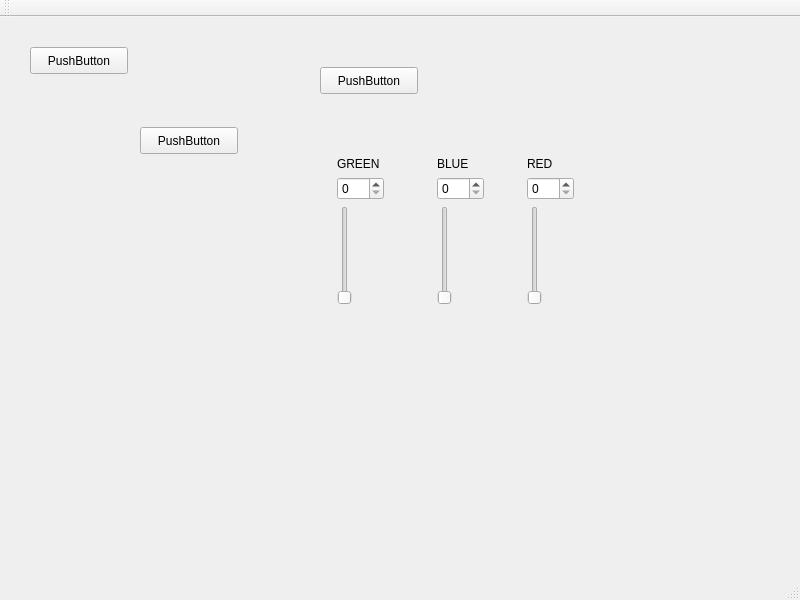
<?xml version="1.0" encoding="UTF-8"?>
<ui version="4.0">
 <class>MainWindow</class>
 <widget class="QMainWindow" name="MainWindow">
  <property name="geometry">
   <rect>
    <x>0</x>
    <y>0</y>
    <width>800</width>
    <height>600</height>
   </rect>
  </property>
  <property name="windowTitle">
   <string>Josh Test Window</string>
  </property>
  <widget class="QWidget" name="centralwidget">
   <widget class="QPushButton" name="pushButton">
    <property name="geometry">
     <rect>
      <x>30</x>
      <y>30</y>
      <width>98</width>
      <height>27</height>
     </rect>
    </property>
    <property name="text">
     <string>PushButton</string>
    </property>
   </widget>
   <widget class="QPushButton" name="pushButton_2">
    <property name="geometry">
     <rect>
      <x>140</x>
      <y>110</y>
      <width>98</width>
      <height>27</height>
     </rect>
    </property>
    <property name="text">
     <string>PushButton</string>
    </property>
   </widget>
   <widget class="QPushButton" name="pushButton_3">
    <property name="geometry">
     <rect>
      <x>320</x>
      <y>50</y>
      <width>98</width>
      <height>27</height>
     </rect>
    </property>
    <property name="text">
     <string>PushButton</string>
    </property>
   </widget>
   <widget class="QWidget" name="layoutWidget">
    <property name="geometry">
     <rect>
      <x>330</x>
      <y>140</y>
      <width>61</width>
      <height>148</height>
     </rect>
    </property>
    <layout class="QGridLayout" name="gridLayout_2">
     <item row="0" column="0">
      <widget class="QLabel" name="label_2">
       <property name="text">
        <string>GREEN</string>
       </property>
      </widget>
     </item>
     <item row="1" column="0">
      <widget class="QSpinBox" name="spinBox_2">
       <property name="maximum">
        <number>255</number>
       </property>
      </widget>
     </item>
     <item row="2" column="0">
      <widget class="QSlider" name="verticalSlider_2">
       <property name="maximum">
        <number>255</number>
       </property>
       <property name="orientation">
        <enum>Qt::Vertical</enum>
       </property>
      </widget>
     </item>
    </layout>
   </widget>
   <widget class="QWidget" name="layoutWidget_2">
    <property name="geometry">
     <rect>
      <x>430</x>
      <y>140</y>
      <width>61</width>
      <height>148</height>
     </rect>
    </property>
    <layout class="QGridLayout" name="gridLayout_3">
     <item row="0" column="0">
      <widget class="QLabel" name="label_3">
       <property name="text">
        <string>BLUE</string>
       </property>
      </widget>
     </item>
     <item row="1" column="0">
      <widget class="QSpinBox" name="spinBox_3">
       <property name="maximum">
        <number>255</number>
       </property>
      </widget>
     </item>
     <item row="2" column="0">
      <widget class="QSlider" name="verticalSlider_3">
       <property name="maximum">
        <number>255</number>
       </property>
       <property name="orientation">
        <enum>Qt::Vertical</enum>
       </property>
      </widget>
     </item>
    </layout>
   </widget>
   <widget class="QWidget" name="layoutWidget_3">
    <property name="geometry">
     <rect>
      <x>520</x>
      <y>140</y>
      <width>61</width>
      <height>148</height>
     </rect>
    </property>
    <layout class="QGridLayout" name="gridLayout">
     <item row="0" column="0">
      <widget class="QLabel" name="label">
       <property name="text">
        <string>RED</string>
       </property>
      </widget>
     </item>
     <item row="1" column="0">
      <widget class="QSpinBox" name="spinBox">
       <property name="maximum">
        <number>255</number>
       </property>
      </widget>
     </item>
     <item row="2" column="0">
      <widget class="QSlider" name="verticalSlider">
       <property name="maximum">
        <number>255</number>
       </property>
       <property name="orientation">
        <enum>Qt::Vertical</enum>
       </property>
      </widget>
     </item>
    </layout>
   </widget>
  </widget>
  <widget class="QMenuBar" name="menubar">
   <property name="geometry">
    <rect>
     <x>0</x>
     <y>0</y>
     <width>800</width>
     <height>25</height>
    </rect>
   </property>
  </widget>
  <widget class="QStatusBar" name="statusbar"/>
  <widget class="QToolBar" name="toolBar">
   <property name="windowTitle">
    <string>toolBar</string>
   </property>
   <attribute name="toolBarArea">
    <enum>TopToolBarArea</enum>
   </attribute>
   <attribute name="toolBarBreak">
    <bool>false</bool>
   </attribute>
  </widget>
 </widget>
 <resources/>
 <connections>
  <connection>
   <sender>spinBox_2</sender>
   <signal>valueChanged(int)</signal>
   <receiver>verticalSlider_2</receiver>
   <slot>setValue(int)</slot>
   <hints>
    <hint type="sourcelabel">
     <x>341</x>
     <y>214</y>
    </hint>
    <hint type="destinationlabel">
     <x>341</x>
     <y>265</y>
    </hint>
   </hints>
  </connection>
  <connection>
   <sender>verticalSlider_2</sender>
   <signal>valueChanged(int)</signal>
   <receiver>spinBox_2</receiver>
   <slot>setValue(int)</slot>
   <hints>
    <hint type="sourcelabel">
     <x>357</x>
     <y>284</y>
    </hint>
    <hint type="destinationlabel">
     <x>380</x>
     <y>220</y>
    </hint>
   </hints>
  </connection>
  <connection>
   <sender>spinBox_3</sender>
   <signal>valueChanged(int)</signal>
   <receiver>verticalSlider_3</receiver>
   <slot>setValue(int)</slot>
   <hints>
    <hint type="sourcelabel">
     <x>447</x>
     <y>220</y>
    </hint>
    <hint type="destinationlabel">
     <x>447</x>
     <y>249</y>
    </hint>
   </hints>
  </connection>
  <connection>
   <sender>verticalSlider_3</sender>
   <signal>valueChanged(int)</signal>
   <receiver>spinBox_3</receiver>
   <slot>setValue(int)</slot>
   <hints>
    <hint type="sourcelabel">
     <x>451</x>
     <y>280</y>
    </hint>
    <hint type="destinationlabel">
     <x>482</x>
     <y>222</y>
    </hint>
   </hints>
  </connection>
  <connection>
   <sender>verticalSlider</sender>
   <signal>valueChanged(int)</signal>
   <receiver>spinBox</receiver>
   <slot>setValue(int)</slot>
   <hints>
    <hint type="sourcelabel">
     <x>544</x>
     <y>255</y>
    </hint>
    <hint type="destinationlabel">
     <x>560</x>
     <y>220</y>
    </hint>
   </hints>
  </connection>
  <connection>
   <sender>spinBox</sender>
   <signal>valueChanged(int)</signal>
   <receiver>verticalSlider</receiver>
   <slot>setValue(int)</slot>
   <hints>
    <hint type="sourcelabel">
     <x>539</x>
     <y>214</y>
    </hint>
    <hint type="destinationlabel">
     <x>537</x>
     <y>244</y>
    </hint>
   </hints>
  </connection>
 </connections>
</ui>
